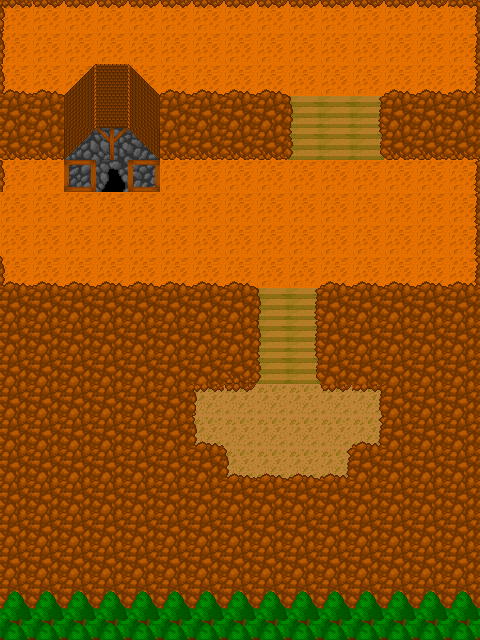

A 2D game scene composited from a Tiled map and its tileset images. What follows is a short description and the map's XML, with each tile layer's data collapsed to a summary:
An orthogonal 15x20 tile map with 32x32 px tiles, 6 tile layers (Base, Shading, Rocks, Bounds, ...), 2 tilesets and 30 objects.

<map version="1.0" orientation="orthogonal" renderorder="right-down" width="15" height="20" tilewidth="32" tileheight="32">
 <tileset firstgid="1" name="ULKO" tilewidth="32" tileheight="32">
  <image source="terrainTiles.png" trans="ff00ff" width="640" height="480" />
 </tileset>
 <tileset firstgid="301" name="Sisä" tilewidth="32" tileheight="32">
  <image source="SOWOBJECTSINDOORSxcf.png" trans="ff00ff" width="640" height="480" />
 </tileset>
 <layer name="Base" width="15" height="20">
  <data>[300 cells, 167 non-empty, 3 distinct tile ids]</data>
 </layer>
 <layer name="Shading" width="15" height="20">
  <data>[300 cells, 2 non-empty, 2 distinct tile ids]</data>
 </layer>
 <layer name="Rocks" width="15" height="20">
  <data>[300 cells, 186 non-empty, 8 distinct tile ids]</data>
 </layer>
 <layer name="Bounds" width="15" height="20">
  <data>[300 cells, 94 non-empty, 21 distinct tile ids]</data>
 </layer>
 <layer name="Objects" width="15" height="20">
  <data>[300 cells, 8 non-empty, 6 distinct tile ids]</data>
 </layer>
 <layer name="Tile Layer 6" width="15" height="20">
  <data>[300 cells, 3 non-empty, 3 distinct tile ids]</data>
 </layer>
 <objectgroup name="Boxes">
  <object x="-2" y="92" width="291" height="68" />
  <object x="381" y="91" width="98" height="70" />
  <object x="0" y="283" width="257" height="109" />
  <object x="320" y="286" width="21" height="25" />
  <object x="316" y="287" width="159" height="105" />
  <object x="-1" y="392" width="192" height="190" />
  <object x="193" y="445" width="36" height="63" />
  <object x="233" y="476" width="107" height="51" />
  <object x="356" y="446" width="59" height="140" />
  <object x="339" y="472" width="22" height="41" />
  <object x="382" y="392" width="82" height="66" />
  <object x="1" y="162" width="8" height="32" />
  <object x="2" y="261" width="8" height="24" />
  <object x="473" y="159" width="10" height="131" />
  <object x="473" y="5" width="9" height="85" />
  <object x="-2" y="0" width="127" height="10" />
  <object x="127" y="1" width="126" height="14" />
  <object x="261" y="2" width="216" height="12" />
  <object x="1" y="10" width="8" height="80" />
  <object x="63.8182" y="158.909" width="38" height="32" />
  <object x="125.273" y="159.455" width="35.2727" height="31.6364" />
  <object x="95" y="64" width="34.5" height="29" />
  <object x="130.5" y="72.5" width="7.5" height="17" />
  <object x="140" y="80" width="6" height="17.5" />
  <object x="85" y="72" width="9.5" height="22.5" />
  <object x="75" y="82" width="9.5" height="18.5" />
 </objectgroup>
 <objectgroup name="Strint">
  <properties>
   <property name="STR" value="1" />
  </properties>
  <object x="20" y="214" width="21" height="32">
   <properties>
    <property name="STR" value="1" />
   </properties>
  </object>
  <object x="112" y="238.5">
   <properties>
    <property name="STR" value="2" />
   </properties>
  </object>
 </objectgroup>
 <objectgroup name="TriggerLayer">
  <properties>
   <property name="Door" value="A3:A2" />
  </properties>
  <object x="-1" y="194" width="11" height="62">
   <properties>
    <property name="Door" value="A3:A2" />
   </properties>
  </object>
  <object x="101.5" y="176" width="22.5" height="23.5">
   <properties>
    <property name="Door" value="A3:INT4" />
   </properties>
  </object>
 </objectgroup>
</map>
